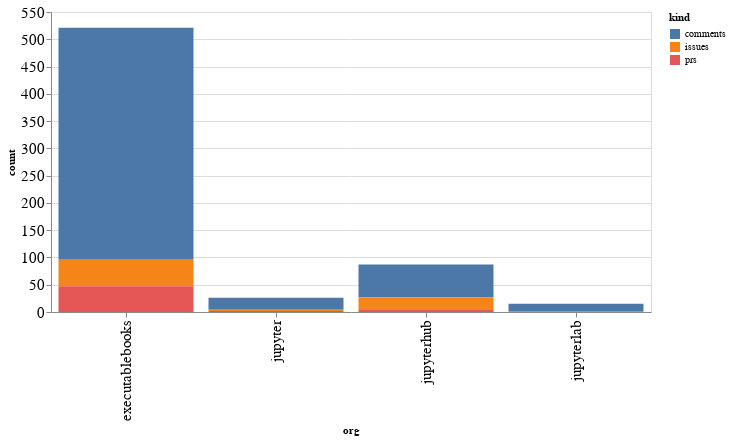

Here is the notebook cell this chart was saved with:
### Code cell
alt.Chart(org_summaries, width=600).mark_bar().encode(
    x='org',
    y='count',
    color='kind',
    tooltip="org"
)

### Figure 1 — Vega-Lite specification as saved in the notebook (floating-point values rounded to 4 significant figures)
{"config": {"axisLeft": {"labelFontSize": 15}, "axisBottom": {"labelFontSize": 15}}, "data": {"name": "data-b50ac6b7e038e4e0b72febd8b51c06cb"}, "mark": "bar", "encoding": {"color": {"type": "nominal", "field": "kind"}, "tooltip": {"type": "nominal", "field": "org"}, "x": {"type": "nominal", "field": "org"}, "y": {"type": "quantitative", "field": "count"}}, "width": 600, "$schema": "https://vega.github.io/schema/vega-lite/v4.8.1.json", "datasets": {"data-b50ac6b7e038e4e0b72febd8b51c06cb": [{"org": "executablebooks", "kind": "comments", "count": 425}, {"org": "executablebooks", "kind": "issues", "count": 49}, {"org": "executablebooks", "kind": "prs", "count": 47}, {"org": "jupyter", "kind": "comments", "count": 22}, {"org": "jupyter", "kind": "issues", "count": 2}, {"org": "jupyter", "kind": "prs", "count": 2}, {"org": "jupyterhub", "kind": "comments", "count": 60}, {"org": "jupyterhub", "kind": "issues", "count": 22}, {"org": "jupyterhub", "kind": "prs", "count": 5}, {"org": "jupyterlab", "kind": "comments", "count": 13}, {"org": "jupyterlab", "kind": "issues", "count": 2}]}}
